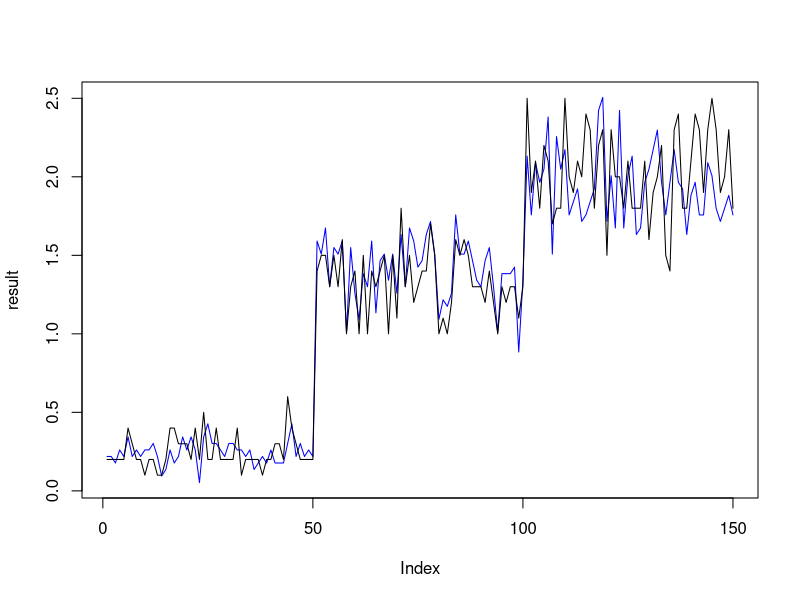
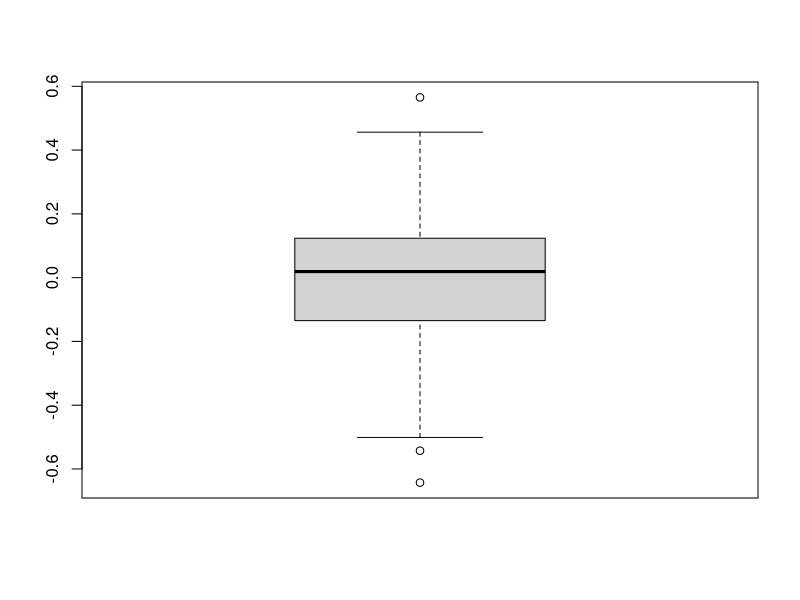
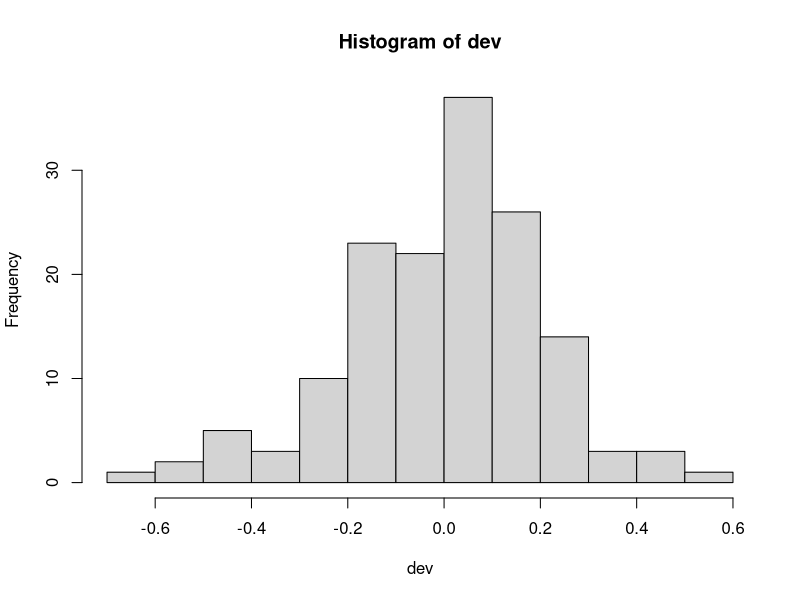

These charts were generated, in order, by the following R code:

iv <- iris$Petal.Length
dv <- iris$Petal.Width
linear_model <- lm(dv~iv)
print(summary(linear_model))

test <- data.frame(iv = iris$Petal.Length)
result <-  predict(linear_model,test)
dev <- (result-dv)
plot(result,type = 'l',col = "blue")
lines(dv,col = "black")
boxplot(dev)
hist(dev)
